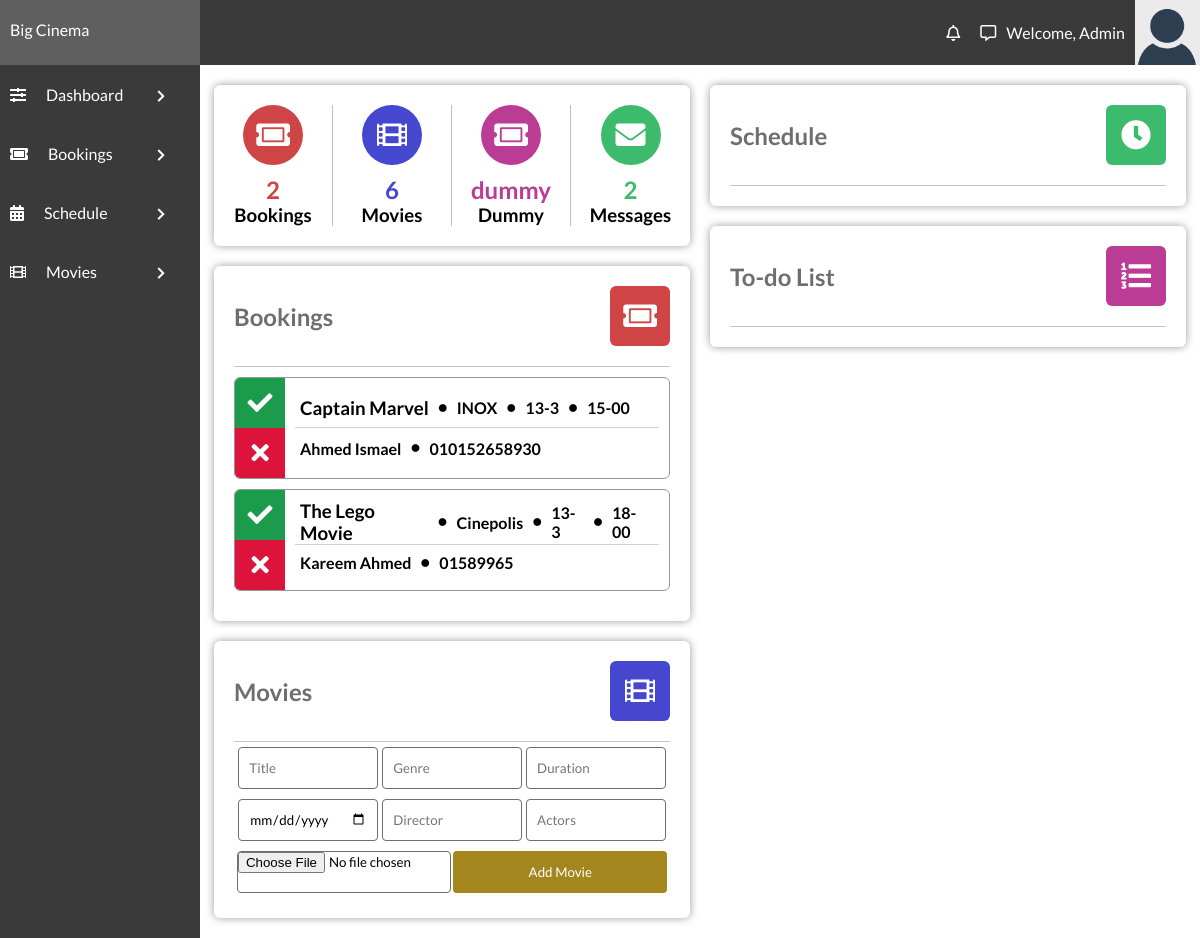
/admin/admin.php, run on the app's committed database.
### tables this page shows
CREATE TABLE IF NOT EXISTS `bookingTable` (
  `bookingID` int(11) NOT NULL,
  `movieName` varchar(100) DEFAULT NULL,
  `bookingTheatre` varchar(100) NOT NULL,
  `bookingType` varchar(100) DEFAULT NULL,
  `bookingDate` varchar(50) NOT NULL,
  `bookingTime` varchar(50) NOT NULL,
  `bookingFName` varchar(100) NOT NULL,
  `bookingLName` varchar(100) DEFAULT NULL,
  `bookingPNumber` varchar(12) NOT NULL
);

### admin/admin.php (the view, shortened to what this page needs)
<!DOCTYPE html>
<html lang="en">
<head>
    <link rel="stylesheet" href="../style/styles.css">
    <link rel="stylesheet" href="https://use.fontawesome.com/releases/v5.7.2/css/all.css"
>
</head>
<body>
    <?php
    $link = mysqli_connect("localhost", "root", "", "cinema_db");
    $sql = "SELECT * FROM bookingTable";
    $bookingsNo=mysqli_num_rows(mysqli_query($link, $sql));
    $messagesNo=mysqli_num_rows(mysqli_query($link, "SELECT * FROM feedbackTable"));
    $moviesNo=mysqli_num_rows(mysqli_query($link, "SELECT * FROM movieTable"));
    ?>
    <div class="admin-section-header">
        <div class="admin-logo"><a href="../login.html">
            Big Cinema</a>
        </div>
        <div class="admin-login-info">
            <i class="far fa-bell admin-notification-button"></i>
            <i class="far fa-comment-alt"></i>
            <a href="#">Welcome, Admin</a>
            <img class="admin-user-avatar" src="../img/avatar.png" alt="">
        </div>
    </div>
    <div class="admin-container">
        <div class="admin-section admin-section1 ">
            <ul>
                <li><i class="fas fa-sliders-h"></i><a href="admin.php">Dashboard </a><i class="fas admin-dropdown fa-chevron-right"></i></li>
                <li><i class="fas fa-ticket-alt"></i><a href="">Bookings</a> <i class="fas admin-dropdown fa-chevron-right"></i></li>
                <li class="admin-navigation-schedule"><i class="fas fa-calendar-alt"></i>Schedule <i
                        class="fas admin-dropdown fa-chevron-right"></i>
                </li>
                <li><i class="fas fa-film"></i>Movies <i class="fas admin-dropdown fa-chevron-right"></i></li>
            </ul>
        </div>
        <div class="admin-section admin-section2">
            <div class="admin-section-column">
                <div class="admin-section-panel admin-section-stats">
                    <div class="admin-section-stats-panel">
                        <i class="fas fa-ticket-alt" style="background-color: #cf4545"></i>
                        <h2 style="color: #cf4545"><?php echo $bookingsNo ?></h2>
                        <h3>Bookings</h3>
                    </div>
                    <div class="admin-section-stats-panel">
                        <i class="fas fa-film" style="background-color: #4547cf"></i>
                        <h2 style="color: #4547cf"><?php echo $moviesNo ?></h2>
                        <h3>Movies</h3>
                    </div>
                    <div class="admin-section-stats-panel">
                        <i class="fas fa-ticket-alt" style="background-color: #bb3c95"></i>
                        <h2 style="color: #bb3c95">dummy</h2>
                        <h3>Dummy</h3>
                    </div>
                    <div class="admin-section-stats-panel" style="border: none">
                        <i class="fas fa-envelope" style="background-color: #3cbb6c"></i>
                        <h2 style="color: #3cbb6c"><?php echo $messagesNo ?></h2>
                        <h3>Messages</h3>
                    </div>
                </div>
                <div class="admin-section-panel admin-section-panel1">
                    <div class="admin-panel-section-header">
                        <h2>Bookings</h2>
                        <i class="fas fa-ticket-alt" style="background-color: #cf4545"></i>
                    </div>
                    <div class="admin-panel-section-content">
                        <?php
                        if($result = mysqli_query($link, $sql)){
                            if(mysqli_num_rows($result) > 0){
                                while($row = mysqli_fetch_array($result)){
                                    echo "<div class=\"admin-panel-section-booking-item\">\n";
                                    echo "                            <div class=\"admin-panel-section-booking-response\">\n";
                                    echo "                                <i class=\"fas fa-check accept-booking\" title=\"Verify booking\"></i>\n";
                                    echo "                                <a href='deleteBooking.php?id=".$row['bookingID']."'><i class=\"fas fa-times decline-booking\" title=\"Reject booking\"></i></a>\n";
                                    echo "                            </div>\n";
                                    echo "                            <div class=\"admin-panel-section-booking-info\">\n";
                                    echo "                                <div>\n";
                                    echo "                                    <h3>". $row['movieName'] ."</h3>\n";
                                    echo "                                    <i class=\"fas fa-circle \"></i>\n";
                                    echo "                                    <h4>". $row['bookingTheatre'] ."</h4>\n";
                                    echo "                                    <i class=\"fas fa-circle \"></i>\n";
                                    echo "                                    <h4>". $row['bookingDate'] ."</h4>\n";
                                    echo "                                    <i class=\"fas fa-circle \"></i>\n";
                                    echo "                                    <h4>". $row['bookingTime'] ."</h4>\n";
                                    echo "                                </div>\n";
                                    echo "                                <div>\n";
                                    echo "                                    <h4>". $row['bookingFName'] ." ". $row['bookingLName'] ."</h4>\n";
                                    echo "                                    <i class=\"fas fa-circle\"></i>\n";
                                    echo "                                    <h4>". $row['bookingPNumber'] ."</h4>\n";
                                    echo "                                </div>\n";
                                    echo "                            </div>\n";
                                    echo "                        </div>";
                                }
                            } else{
                                echo '<h4 class="no-annot">No Bookings right now</h4>';
                            }
                        } else{
                            echo "ERROR: Could not able to execute $sql. " . mysqli_error($link);
                        }
                        ?>
                    </div>
                </div>
                <div class="admin-section-panel admin-section-panel2">
                    <div class="admin-panel-section-header">
                        <h2>Movies</h2>
                        <i class="fas fa-film" style="background-color: #4547cf"></i>
                    </div>
                    <form action="" method="POST">
                        <input placeholder="Title" type="text" name="movieTitle" required>
                        <input placeholder="Genre" type="text" name="movieGenre" required>
                        <input placeholder="Duration" type="number" name="movieDuration" required>
                        <input placeholder="Release Date" type="date" name="movieRelDate" required>
                        <input placeholder="Director" type="text" name="movieDirector" required>
                        <input placeholder="Actors" type="text" name="movieActors" required>
                        <input type="file" name="movieImg" accept="image/*">
                        <button type="submit" value="submit" name="submit" class="form-btn">Add Movie</button>
                    </form>
                </div>
            </div>
            <div class="admin-section-column">
                <div class="admin-section-panel admin-section-panel4">
                    <div class="admin-panel-section-header">
                        <h2>Schedule</h2>
                        <i class="fas fa-clock" style="background-color: #3cbb6c"></i>
                    </div>
                </div>
                <div class="admin-section-panel admin-section-panel5">
                    <div class="admin-panel-section-header">
                        <h2>To-do List</h2>
                        <i class="fas fa-list-ol" style="background-color: #bb3c95"></i>
                    </div>
                </div>
            </div>
        </div>
    </div>
</body>
</html>

### style/styles.css (style rules this page uses)
* { margin: 0; padding: 0; box-sizing: border-box; font-family: "Lato", sans-serif; text-decoration: none; color: unset; }
.admin-dropdown { float: right; font-style: normal; margin-left: 3px; font-size: 13px; position: absolute; right: 15px; top: 25px; margin: 0; }
.admin-section-header { color: #fff; width: 100%; background-color: #3a3a3a; display: grid; grid-template-columns: 1fr 5fr; }
.admin-user-avatar { width: 65px; }
.admin-login-info { display: flex; align-items: center; justify-content: flex-end; }
.admin-login-info i { margin: 0 10px; cursor: pointer; }
.admin-login-info img { margin-left: 10px; }
.admin-logo { padding: 20px 10px; background-color: #5f5f5f; }
.admin-container { display: grid; grid-template-columns: 1fr 5fr; }
.admin-section1 { background-color: #3a3a3a; height: 100%; }
.admin-section1 ul li { width: 100%; padding: 20px 10px; background-color: #3a3a3a; color: #fff; transition: all 0.3s ease; position: relative; cursor: pointer; }
.admin-section1 ul li i { margin-right: 20px; }
.admin-section2 { display: flex; flex-wrap: wrap; padding: 0 4px; }
.admin-section-column { flex: 50%; max-width: 50%; padding: 0 10px; }
.admin-section-panel { width: 100%; vertical-align: middle; background-color: #fff; -webkit-border-radius: 6px; -moz-border-radius: 6px; border-radius: 6px; -webkit-box-shadow: 0px 0px 9px 0px rgba(0, 0, 0, 0.4); -moz-box-shadow: 0px 0px 9px 0px rgba(0, 0, 0, 0.4); box-shadow: 0px 0px 9px 0px rgba(0, 0, 0, 0.4); padding: 20px; margin: 20px 0; }
.admin-panel-section-header { display: flex; align-items: center; justify-content: flex-start; padding-bottom: 20px; border-bottom: #c7c7c7 1px solid; }
.admin-panel-section-header > h2 { color: #6e6e6e; }
.admin-panel-section-header > i { text-align: center; font-size: 30px; color: white; height: 60px; width: 60px; border-radius: 10%; line-height: 60px; transition: all 0.5s ease; margin-left: auto; cursor: pointer; }
.admin-section-stats { display: flex; padding: 20px 0; }
.admin-section-stats-panel { flex: 25%; max-width: 25%; text-align: center; border-right: #bdbdbd 1px solid; }
.admin-section-stats-panel > i { font-size: 30px; color: white; height: 60px; width: 60px; border-radius: 50%; line-height: 60px; transition: all 0.5s ease; margin-bottom: 10px; }
.admin-panel-section-booking-item { background-color: none; -webkit-border-radius: 6px; -moz-border-radius: 6px; border-radius: 6px; border: #969696 1px solid; margin: 10px 0; overflow: hidden; display: flex; transition: all 0.6s ease; }
.admin-panel-section-booking-response i { font-size: 25px; height: 50px; width: 50px; color: #fff; line-height: 50px; text-align: center; display: block; cursor: pointer; }
.admin-panel-section-booking-response .accept-booking { background-color: #1b9b4c; }
.admin-panel-section-booking-response .decline-booking { background-color: #dc143c; }
.admin-panel-section-booking-info { margin: 10px 10px; display: flex; flex: 100%; flex-direction: column; justify-content: center; }
.admin-panel-section-booking-info div:first-child { border-bottom: #d3d3d3 1px solid; }
.admin-panel-section-booking-info > div { height: 100%; display: flex; }
.admin-panel-section-booking-info > div > * { display: inline-block; margin: auto 5px; }
.admin-panel-section-booking-info > div .fa-circle { font-size: 8px; }
.admin-section-panel2 form { display: flex; justify-content: space-evenly; flex-wrap: wrap; align-items: center; }
.admin-section-panel2 form input { border-radius: 4px; border: 1px solid #6e6e6e; padding: 10px; width: 32%; height: 42px; margin: 5px 0; }
.admin-section-panel2 form input[type="file"] { width: 49%; padding: 0; }
.admin-section-panel2 form button { border-radius: 4px; border: none; padding: 10px; width: 49%; text-align: center; background-color: #a3861e; color: #fff; transition: all 0.7s ease; cursor: pointer; height: 42px; }

### data on the page
bookingtable: movieName "Captain Marvel", bookingTheatre "INOX", bookingDate "13-3", bookingTime "15-00", bookingFName "Ahmed", bookingLName "Ismael", bookingPNumber "010152658930"
bookingtable: movieName "The Lego Movie", bookingTheatre "Cinepolis", bookingDate "13-3", bookingTime "18-00", bookingFName "Kareem", bookingLName "Ahmed", bookingPNumber "01589965"

### other printed values
$bookingsNo "2"
$moviesNo "6"
$messagesNo "2"
